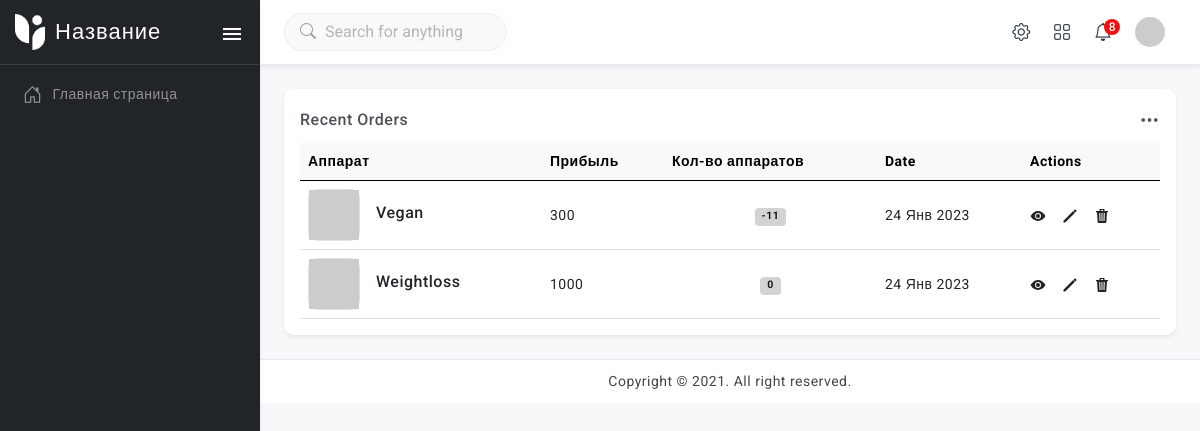
/eleckaya/, run on an earlier commit of the app's database.
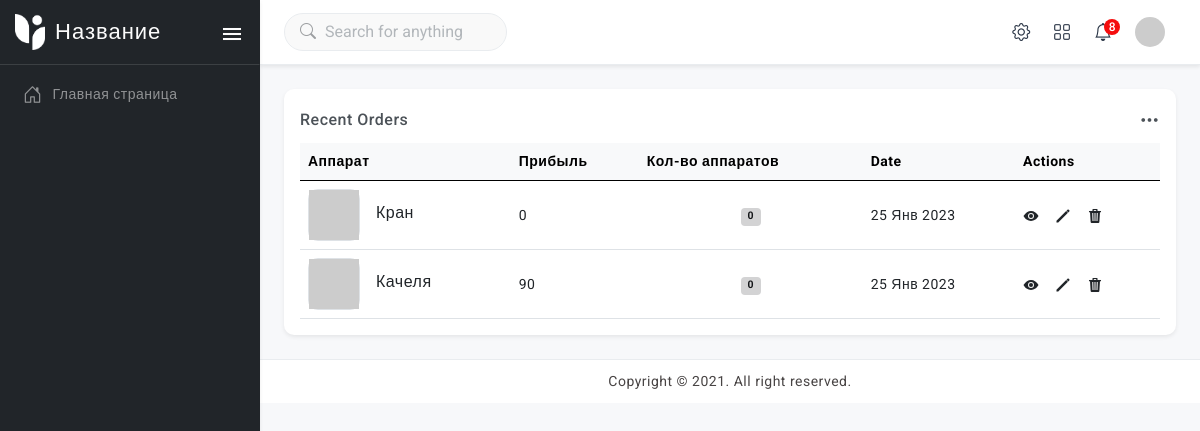
And on a later commit of the database.
### vend/models.py (models this page shows, shortened)
class Device(models.Model):
    address = models.ForeignKey(Address, on_delete=models.SET_DEFAULT, related_name='device',
                                default=Address.get_default_pk, verbose_name="Адреса")
    name = models.CharField(max_length=200)
    slug = models.SlugField(max_length=200)
    created_at = models.DateTimeField(auto_now=True)
    class Meta:
        verbose_name = 'Аппарат'
        verbose_name_plural = 'Аппараты'
    def get_absolute_url(self):
        a = Address.objects.all()
        return reverse('device_detail', kwargs={'slug': self.slug})
    def get_sum(self):
        device_sum = Device.objects.get(name=self.name)
        try:
            last, pre_last = device_sum.sensor.order_by('-month')[:2]
            sum_number = (last.number - pre_last.number) * 10
        except ValueError:
            try:
                last, pre_last = device_sum.sensor.last(), 0
                sum_number = (last.number) * 10
            except AttributeError:
                sum_number = 0
        return sum_number
    def get_sum_win(self):
        device_sum = Device.objects.get(name=self.name)
        try:
            last, pre_last = device_sum.sensor_win.order_by('-month')[:2]
            sum_number = (last.number - pre_last.number)
        except ValueError:
            try:
                last, pre_last = device_sum.sensor_win.last(), 0
                sum_number = (last.number)
            except AttributeError:
                sum_number = 0
        return sum_number

class Sensor(models.Model):
    device = models.ForeignKey(Device, on_delete=models.PROTECT, related_name='sensor')
    month = models.DateTimeField('Дата снятия счетчика', auto_now_add=True)
    number = models.IntegerField(verbose_name='Счетчик', default=0)
    class Meta:
        verbose_name = 'Счетчик игр'
        verbose_name_plural = 'Счетчики игры'

class SensorWin(models.Model):
    device = models.ForeignKey(Device, on_delete=models.PROTECT, related_name='sensor_win')
    month = models.DateTimeField('Дата снятия счетчика', default=timezone.now())
    number = models.IntegerField(verbose_name='Счетчик', default=0)
    class Meta:
        verbose_name = 'Счетчик выигрыша'
        verbose_name_plural = 'Счетчики выигрышей'

### vend/views.py (the view)
# urls.py: path('<slug:address>/', AddressDetail.as_view(), name='address_detail'),
class AddressDetail(DetailView):
    model = Address
    template_name = 'vend/address_detail.html'
    slug_url_kwarg = 'address'

### vend/templates/vend/address_detail.html (shortened to what this page needs)
{% extends 'base.html' %}
{% block content %}
    <div class="page-content-wrapper">
        <div class="page-content">
                <div class="card radius-10 w-100">
                <div class="card-body">
                    <div class="d-flex align-items-center">
                        <h6 class="mb-0">Recent Orders</h6>
                        <div class="fs-5 ms-auto dropdown">
                            <div class="dropdown-toggle dropdown-toggle-nocaret cursor-pointer"
                                 data-bs-toggle="dropdown"><i
                                    class="bi bi-three-dots"></i></div>
                        </div>
                    </div>
                    <div class="table-responsive mt-2">
                        <table class="table align-middle mb-0">
                            <thead class="table-light">
                            <tr>
                                <th>Аппарат</th>
                                <th>Прибыль</th>
                                <th>Кол-во аппаратов</th>
                                <th>Date</th>
                                <th>Actions</th>
                            </tr>
                            </thead>
                            <tbody>
                            {% for device in address.device.all %}
                                <tr>
                                    <td>
                                        <div class="d-flex align-items-center gap-3">
                                            <div class="product-box border">
                                                <img src="https://via.placeholder.com/110X110/212529/fff" alt="">
                                            </div>
                                            <div class="product-info">
                                                <a href="{{ device.get_absolute_url }}"><h6
                                                        class="product-name mb-1">{{ device.name }}</h6></a>
                                            </div>
                                        </div>
                                    </td>
                                <td>{{ device.get_sum }}</td>
                                <td class="text-center"><span class="badge alert-dark">{{ device.get_sum_win }}</span></td>
                                <td>{{ device.created_at|date:'d M Y'}}</td>
                                <td>
                                    <div class="d-flex align-items-center gap-3 fs-6">
                                        <a class="text-dark" data-bs-toggle="tooltip"
                                           data-bs-placement="bottom"
                                           title="" data-bs-original-title="View detail" aria-label="Views">
                                            <ion-icon name="eye-sharp"></ion-icon>
                                        </a>
                                        <a class="text-dark" data-bs-toggle="tooltip"
                                           data-bs-placement="bottom"
                                           title="" data-bs-original-title="Edit info" aria-label="Edit">
                                            <ion-icon name="pencil-sharp"></ion-icon>
                                        </a>
                                        <a class="text-dark" data-bs-toggle="tooltip"
                                           data-bs-placement="bottom"
                                           title="" data-bs-original-title="Delete" aria-label="Delete">
                                            <ion-icon name="trash-sharp"></ion-icon>
                                        </a>
                                    </div>
                                </td>
                                </tr>
                            {% endfor %}
                            </tbody>
                        </table>
                    </div>
                </div>
            </div>
        </div>
    </div>
{% endblock %}

### vend/templates/base.html (shortened to what this page needs)
{% load static %}
<!doctype html>
<html lang="ru" class="semi-dark">
<head>
    <link href="{% static 'css/pace.min.css' %}" rel="stylesheet"/>
    <link href="{% static 'plugins/vectormap/jquery-jvectormap-2.0.2.css' %}" rel="stylesheet"/>
    <link href="{% static 'plugins/simplebar/css/simplebar.css' %}" rel="stylesheet"/>
    <link href="{% static 'plugins/perfect-scrollbar/css/perfect-scrollbar.css' %}" rel="stylesheet"/>
    <link href="{% static 'plugins/metismenu/css/metisMenu.min.css' %}" rel="stylesheet"/>
    <link href="{% static 'plugins/select2/css/select2.min.css' %}" rel="stylesheet" />
    <link href="{% static 'plugins/select2/css/select2-bootstrap4.css' %}" rel="stylesheet" />
    <link href="{% static 'css/bootstrap.min.css' %}" rel="stylesheet">
    <link href="{% static 'css/bootstrap-extended.css' %}" rel="stylesheet">
    <link href="{% static 'css/style.css' %}" rel="stylesheet">
    <link href="{% static 'css/icons.css' %}" rel="stylesheet">
    <link rel="stylesheet" href="https://cdn.jsdelivr.net/npm/bootstrap-icons@1.7.2/font/bootstrap-icons.css">
    <link href="{% static 'css/dark-theme.css' %}" rel="stylesheet"/>
    <link href="{% static 'css/semi-dark.css' %}" rel="stylesheet"/>
    <link href="{% static 'css/header-colors.css' %}" rel="stylesheet"/>
</head>
<body>
<div class="wrapper">
{% include 'vend/.inc/sidebar.html' %}
    {% include 'vend/.inc/header.html' %}
{% block content %}
{% endblock %}
    <footer class="footer">
        <div class="footer-text">
            Copyright © 2021. All right reserved.
        </div>
    </footer>
</div>
</body>
</html>

### vend/templates/vend/.inc/sidebar.html
{% load static %}
<aside class="sidebar-wrapper" data-simplebar="true">
    <div class="sidebar-header">
        <div>
            <img src="{% static 'images/logo-icon-2.png' %}" class="logo-icon" alt="logo icon">
        </div>
        <div>
            <h4 class="logo-text">Название</h4>
        </div>
        <div class="toggle-icon ms-auto">
            <ion-icon name="menu-sharp"></ion-icon>
        </div>
    </div>
    <ul class="metismenu" id="menu">
        <li>
            <a href="{% url 'home' %}">
                <div class="parent-icon">
                    <i class="bi bi-house-door"></i>
                </div>
                <div class="menu-title">Главная страница</div>
            </a>
        </li>
    </ul>
</aside>

### vend/templates/vend/.inc/header.html (shortened to what this page needs)
    <header class="top-header">
        <nav class="navbar navbar-expand gap-3">
            <form class="searchbar">
                <div class="position-absolute top-50 translate-middle-y search-icon ms-3">
                    <i class="bi bi-search"></i>
                </div>
                <input class="form-control" type="text" placeholder="Search for anything">
            </form>
            <div class="top-navbar-right ms-auto">
                <ul class="navbar-nav align-items-center">
                    <li class="nav-item">
                        <a class="nav-link" data-bs-toggle="offcanvas"
                           data-bs-target="#offcanvasScrolling" aria-controls="offcanvasScrolling">
                            <div class="">
                                <i class="bi bi-gear"></i>
                            </div>
                        </a>
                    </li>
                    <li class="nav-item dropdown dropdown-large dropdown-apps">
                        <a class="nav-link dropdown-toggle dropdown-toggle-nocaret"
                           data-bs-toggle="dropdown">
                            <div class="">
                                <i class="bi bi-grid"></i>
                            </div>
                        </a>
                    </li>
                    <li class="nav-item dropdown dropdown-large">
                        <a class="nav-link dropdown-toggle dropdown-toggle-nocaret"
                           data-bs-toggle="dropdown">
                            <div class="position-relative">
                                <span class="notify-badge">8</span>
                                <i class="bi bi-bell"></i>
                            </div>
                        </a>
                    </li>
                    <li class="nav-item dropdown dropdown-user-setting">
                        <a class="nav-link dropdown-toggle dropdown-toggle-nocaret"
                           data-bs-toggle="dropdown">
                            <div class="user-setting">
                                <img src="https://via.placeholder.com/110X110/212529/fff" class="user-img" alt="">
                            </div>
                        </a>
                    </li>
                </ul>
            </div>
        </nav>
    </header>

### static_src/css/style.css (style rules this page uses)
body { color: #4c5258; font-size: 14px; letter-spacing: .5px; background-color: #f7f8fa; overflow-x: hidden; font-family: Roboto, sans-serif; }
a { text-decoration: none; }
ion-icon { vertical-align: middle; }
::placeholder { opacity: 0.5 !important; }
.wrapper { position: relative; width: 100%; height: auto; }
.wrapper .page-content-wrapper { margin-left: 260px; margin-top: 65px; padding-bottom: 20px; transition: .3s all; }
.wrapper .page-content { padding: 1.5rem; }
.sidebar-wrapper { position: fixed; top: 0; left: 0; width: 260px; height: 100%; background-color: #ffffff; background-clip: padding-box; border-right: 1px solid #e2e3e4; transition: all .2s; z-index: 16; box-shadow: 0 0.125rem 0.25rem rgb(0 0 0 / 8%); }
.sidebar-wrapper .sidebar-header { width: 260px; height: 65px; display: flex; align-items: center; position: fixed; top: 0; bottom: 0; padding: 0 15px; z-index: 5; background-color: #ffffff; border-right: 1px solid #e2e3e4; border-bottom: 1px solid #e4e4e4; transition: all .2s; }
.sidebar-wrapper .sidebar-header .logo-icon { width: 30px; }
.sidebar-wrapper .sidebar-header .logo-text { font-size: 22px; margin-left: 10px; margin-bottom: 0; letter-spacing: 1px; color: #212529; }
.toggle-icon { font-size: 24px; cursor: pointer; color: #212529; }
.sidebar-wrapper ul { padding: 0; margin: 0; list-style: none; background: 0 0 }
.sidebar-wrapper .metismenu { background: 0 0; display: -webkit-box; display: -ms-flexbox; display: flex; padding: 10px; margin-top: 60px; -webkit-box-orient: vertical; -webkit-box-direction: normal; -ms-flex-direction: column; flex-direction: column }
.sidebar-wrapper .metismenu li:first-child { margin-top: 5px }
.sidebar-wrapper .metismenu li:last-child { margin-bottom: 5px }
.sidebar-wrapper .metismenu>li { display: -webkit-box; display: -ms-flexbox; display: flex; -webkit-box-orient: vertical; -webkit-box-direction: normal; -ms-flex-direction: column; flex-direction: column; position: relative }
.sidebar-wrapper .metismenu a { position: relative; display: flex; align-items: center; justify-content: left; padding: 8px 12px; font-size: 14px; color: #5f5f5f; outline-width: 0; text-overflow: ellipsis; overflow: hidden; letter-spacing: .5px; border: 1px solid rgb(146 62 185 / 0%); transition: all .2s ease-out }
.sidebar-wrapper .metismenu a .parent-icon { font-size: 19px; line-height: 1 }
.sidebar-wrapper .metismenu a .menu-title { margin-left: 10px }
.top-header { display: flex; flex-direction: row; align-items: center; position: fixed; top: 0; left: 260px; right: 0; height: 65px; padding: 0 1.5rem; border-bottom: 1px solid #e9ecef; background-clip: border-box; background-color: #ffffff; z-index: 5; transition: 0.3s all; box-shadow: 0 0.125rem 0.25rem rgb(0 0 0 / 8%); }
.top-header .navbar { width: 100%; }
.top-header .navbar .searchbar { position: relative; width: 25%; }
.top-header .navbar .searchbar .form-control { box-shadow: none; padding-left: 2.5rem; padding-right: 2.5rem; border: 1px solid #e9ecef; background-color: #f9f9f9; border-radius: 2.25rem; }
.top-header .navbar .top-navbar-right .nav-link { color: #293445; font-size: 18px; font-weight: 500; padding-right: .7rem; padding-left: .7rem; }
.top-header .navbar .searchbar .search-icon { color: #41464b; opacity: 0.5; font-size: 16px; }
.top-header .navbar .user-img { width: 30px; height: 30px; padding: 0px; border-radius: 50%; }
.dropdown-toggle-nocaret:after { display: none }
.top-header .navbar .nav-link .notify-badge { position: absolute; top: 0px; right: -8px; color: #fff; font-size: 12px; width: 16px; height: 16px; border-radius: 50%; display: flex; align-items: center; justify-content: center; background-color: #f50d0d; z-index: 1; }
.dropdown-large { position: relative }
.footer { position: absolute; left: 260px; right: 0; bottom: 0; padding: 0.7rem; color: #484444; background-color: #fff; border-top: 1px solid #e9ecef; text-align: center; transition: .3s all; }
.radius-10 { border-radius: 10px !important; }
.product-box { width: 52px; height: 52px; display: flex; align-items: center; justify-content: center; border-radius: 10px; cursor: pointer; background-color: #ffffff; }
.product-box img { width: 100%; }
.table-responsive { white-space: nowrap; }
.product-name { color: #212529; }

What changed in the data, as far as the page shows it:
removed Device: name "Vegan", get_sum "300", get_sum_win "-11", created_at "24 Янв 2023"
removed Device: name "Weightloss", get_sum "1000", get_sum_win "0", created_at "24 Янв 2023"
added Device: name "Кран", get_sum "0", get_sum_win "0", created_at "25 Янв 2023"
added Device: name "Качеля", get_sum "90", get_sum_win "0", created_at "25 Янв 2023"
